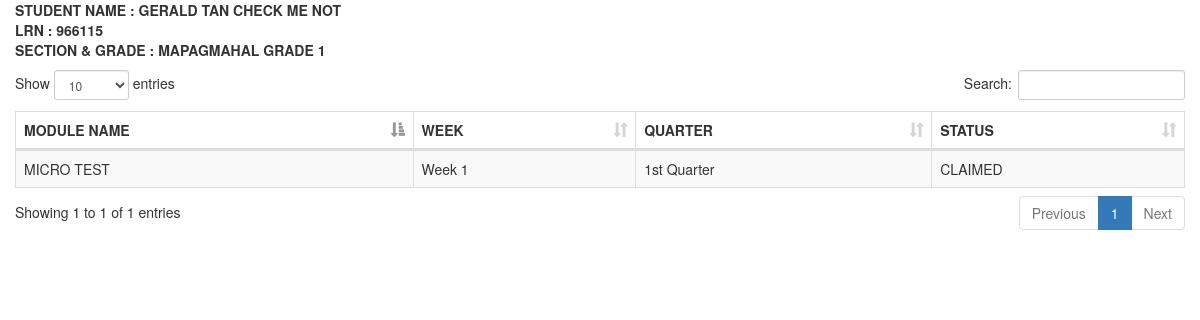
The page /ADMIN/ADMIN/STUDENT/module.php?subj_id=2&user_id=1 on the database its author committed.
### tables this page shows
CREATE TABLE `student` (
  `user_id` int(11) NOT NULL,
  `stud_lrn` int(100) NOT NULL,
  `lname` varchar(200) NOT NULL,
  `fname` varchar(200) NOT NULL,
  `initial` varchar(200) NOT NULL,
  `email` varchar(200) NOT NULL,
  `sec_id` int(11) NOT NULL,
  `password` varchar(200) NOT NULL,
  `code` int(100) NOT NULL,
  `status` varchar(200) NOT NULL,
  `date_created` date NOT NULL
);

CREATE TABLE `section` (
  `section_id` int(11) NOT NULL,
  `section_name` varchar(200) NOT NULL,
  `grade_id` int(50) NOT NULL
);

CREATE TABLE `grade` (
  `grade_id` int(11) NOT NULL,
  `grade_level` varchar(200) NOT NULL
);

CREATE TABLE `module_list` (
  `id` int(11) NOT NULL,
  `mod_name` varchar(250) NOT NULL,
  `week_no` varchar(250) NOT NULL,
  `quarter_no` varchar(250) NOT NULL,
  `subj_id` int(50) NOT NULL,
  `date_created` date NOT NULL
);

CREATE TABLE `assigned_module_student` (
  `aid` int(11) NOT NULL,
  `module_id` int(50) NOT NULL,
  `assigned_id` int(50) NOT NULL,
  `status` varchar(200) NOT NULL
);

### ADMIN/ADMIN/STUDENT/module.php (the view, shortened to what this page needs)
<?php
	$user_id = $_GET['user_id'];
	$subj_id = $_GET['subj_id'];
	include_once('../../../connection/connection.php');
	$result=mysqli_query($conn, "select * from student LEFT JOIN section ON student.sec_id = section.section_id LEFT JOIN grade ON section.grade_id = grade.grade_id where student.user_id='$user_id'")or die('Error In Session');
$row=mysqli_fetch_array($result);
?>
<!DOCTYPE html>
<html>
<head>
	<link rel="stylesheet" type="text/css" href="bootstrap/css/bootstrap.min.css">
	<link rel="stylesheet" type="text/css" href="datatable/dataTable.bootstrap.min.css">
</head>
<body>
<div class="container">
	<div class="row">
		<div class="col-sm-12">
			<div class="row">
		<b>STUDENT NAME : <?php echo strtoupper($row['fname']); echo ' '; echo strtoupper($row['lname']); ?></b><br>
		<b>LRN : <?php echo strtoupper($row['stud_lrn']); ?></b><br>
		<b>SECTION & GRADE : <?php echo strtoupper($row['section_name']); echo ' '; echo strtoupper($row['grade_level']); ?></b>
			</div>
			<div class="height10">
			</div>
			<div class="row">
				<table id="myTable" class="table table-bordered table-striped">
					<thead>
						<th>MODULE NAME</th>
						<th>WEEK</th>
						<th>QUARTER</th>
						<th>STATUS</th>
					</thead>
					<tbody>
						<?php
							include_once('../../../connection/connection.php');
							$sql = "SELECT * FROM module_list LEFT JOIN assigned_module_student ON module_list.id = assigned_module_student.module_id WHERE module_list.subj_id = '$subj_id' AND assigned_module_student.assigned_id = '$user_id'";
							$query = $conn->query($sql);
							while($row = $query->fetch_assoc()){
								echo
								"<tr>
									<td>".$row['mod_name']."</td>
									<td>".$row['week_no']."</td>
									<td>".$row['quarter_no']."</td>
									<td>".$row['status']."</td>
									";
								echo
									"</tr>";
							}
						?>
					</tbody>
				</table>
			</div>
		</div>
	</div>
</div>
</body>
</html>

### ADMIN/ADMIN/STUDENT/module.php (style rules this page uses)
.height10 { height:10px; }

### rows shown on the page
student: fname "GERALD TAN", lname "CHECK ME NOT", stud_lrn "966115", section.section_name "MAPAGMAHAL", grade.grade_level "GRADE 1"
module_list: mod_name "MICRO TEST", week_no "Week 1", quarter_no "1st Quarter", assigned_module_student.status "CLAIMED"
